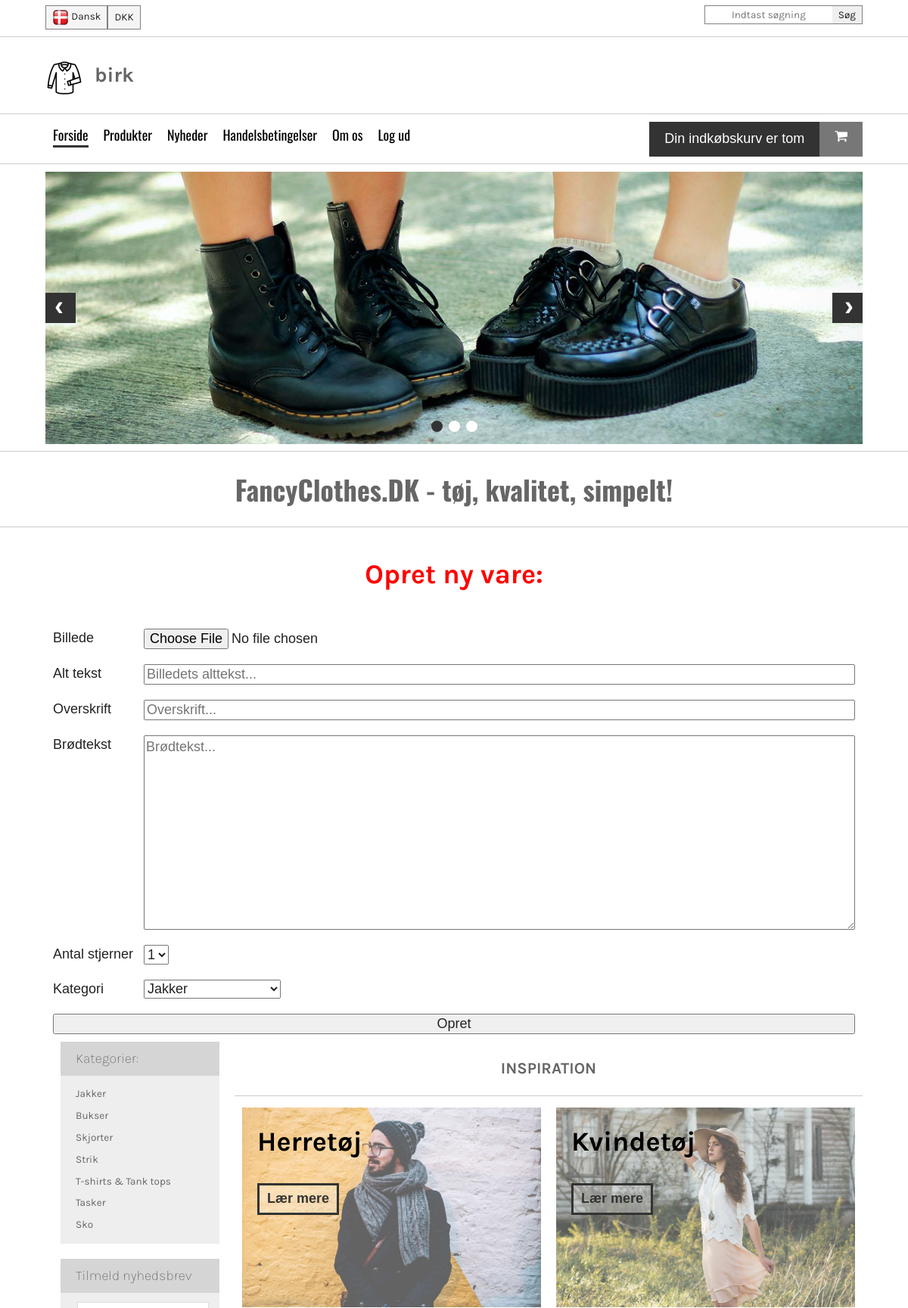
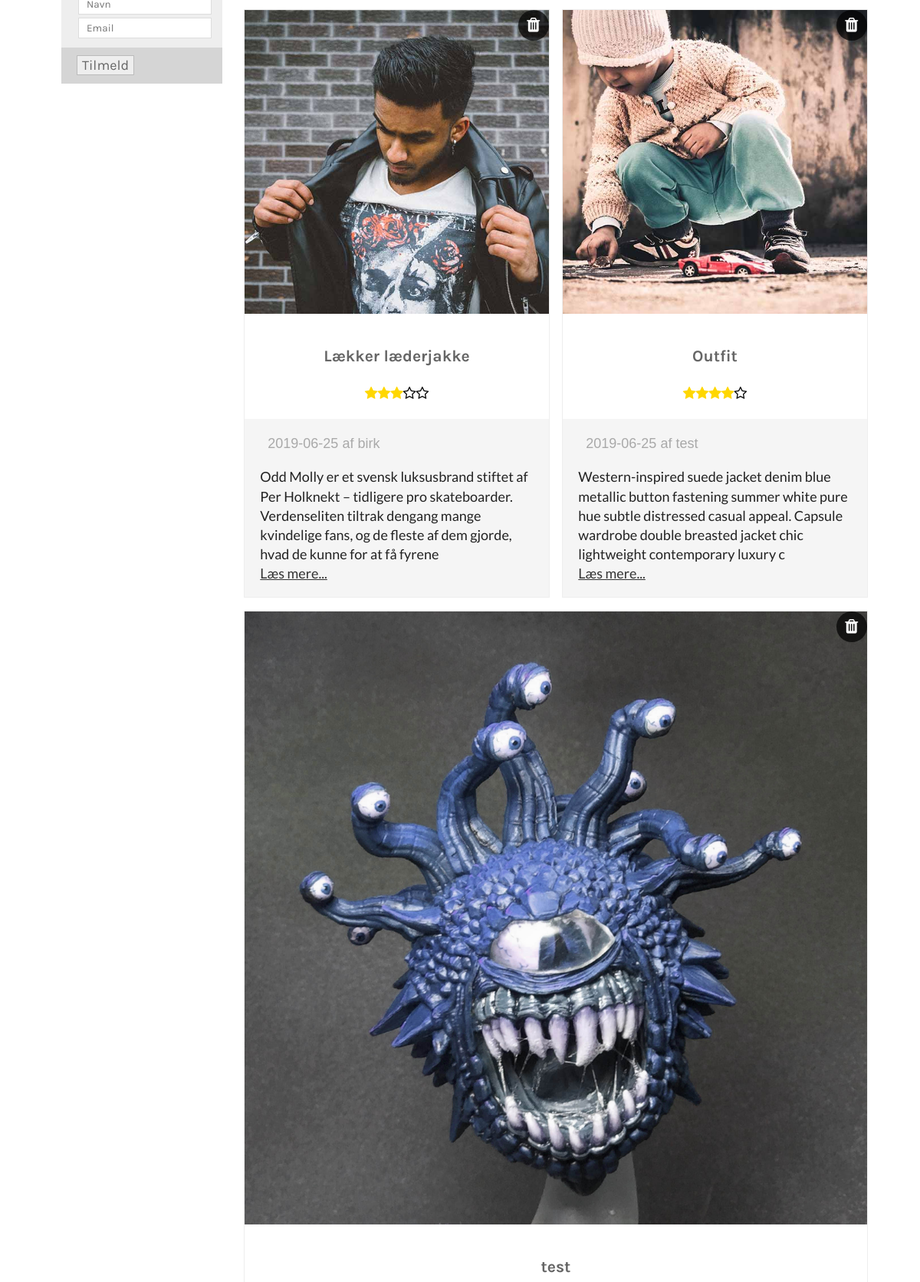
Page /index.php?category=jakker (signed in, upper part) on the committed database (2 pictures, top to bottom).
### tables this page shows
CREATE TABLE `products` (
  `productId` int(10) NOT NULL,
  `heading` varchar(100) NOT NULL,
  `imgSrc` varchar(200) NOT NULL,
  `imgAlt` varchar(100) NOT NULL,
  `productTimestamp` int(15) NOT NULL,
  `content` varchar(200) NOT NULL,
  `authorId` int(10) NOT NULL,
  `stars` int(1) NOT NULL,
  `productCategory` varchar(50) NOT NULL
);

CREATE TABLE `users` (
  `userId` int(10) NOT NULL,
  `userName` varchar(50) NOT NULL,
  `userPassword` varchar(200) NOT NULL,
  `accessLevel` int(1) NOT NULL DEFAULT '3'
);

### assets/getArticlesCat.php (the view, shortened to what this page needs)
<?php
    require "connect.php";
    $category = $_GET['category'];
    $statement = $dbh->prepare("SELECT products.*, users.userName FROM products
    JOIN users ON products.authorId = users.userId WHERE products.productCategory = ? ORDER BY productId ASC");
    $statement->bindParam(1, $category);
    $statement->execute();
    while($row = $statement->fetch(PDO::FETCH_ASSOC)){
        $emptyStars = 5 - $row['stars'];
        ?>
        <article>
            <img src="img/<?php echo $row['imgSrc'] ?>" alt="<?php echo $row['imgAlt'] ?>">
            <div class="info">
                <h3><?php echo $row['heading'] ?></h3>
                <div class="stars">
                    <?php
                        for($x = 1; $x <= $row['stars']; $x++){
                            echo '<i class="fa fa-star" aria-hidden="true"></i>';
                        }
                        for($x = 1; $x <= $emptyStars; $x++){
                            echo '<i class="fa fa-star-o" aria-hidden="true"></i>';
                        }
                    ?>
                </div>
            </div>
            <div class="description">
                <div class="published">
                    <?php echo date("Y-m-d",  $row['productTimestamp']) . " af " . $row['userName']?>
                </div>
                <p><?php echo $row['content'] ?><a href="#">Læs mere...</a></p>
                <?php
                    if($_SESSION['accessLevel'] == 1){
                        echo '<a class="deleteMe" href="assets/deleteArticle.php?productId=' . $row['productId'] . '"><i class="fa fa-trash" aria-hidden="true"></i></a>';
                    } else if($_SESSION['accessLevel'] == 2 && $row['userName'] == $_SESSION['username']){
                        echo '<a class="deleteMe" href="assets/deleteArticle.php?productId=' . $row['productId'] . '"><i class="fa fa-trash" aria-hidden="true"></i></a>';
                    }
                ?>
            </div>
        </article>
        <?php
    }
?>

### css/main.css (style rules this page uses)
html { color: #222; font-size: 1em; line-height: 1.4; }
audio, canvas, iframe, img, svg, video { vertical-align: middle; }

### css/styles.css (style rules this page uses)
:root { font-size: 18px; }
main .products h3 { text-align: center; }
main .products .frontProducts article { -webkit-box-flex: 1; -ms-flex: 1 1 31%; flex: 1 1 31%; margin: 1%; -webkit-box-sizing: border-box; box-sizing: border-box; border: 1px solid #eee; display: -webkit-box; display: -ms-flexbox; display: flex; -webkit-box-orient: vertical; -webkit-box-direction: normal; -ms-flex-direction: column; flex-direction: column; position: relative; -ms-flex-positive: 1; flex-grow: 1; }
main .products .frontProducts article img { width: 100%; }
main .products .frontProducts article .info { text-align: center; padding: 20px; }
main .products .frontProducts article .info .stars .fa-star { color: gold; }
main .products .frontProducts article .info .stars .fa-star-o { color: black; }
main .products .frontProducts article .description { background: #f5f5f5; padding: 20px 20px 0 20px; }
main .products .frontProducts article .description .published { color: darkgray; margin: 0 10px; }
main .products .frontProducts article .description p { font-family: "Lato", sans-serif; }
main .products .frontProducts article .description p a { color: #333; display: block; }
main .products .frontProducts article .description a.deleteMe { position: absolute; top: 0px; right: 0px; width: 40px; height: 40px; text-align: center; line-height: 40px; font-size: 1.2rem; text-decoration: none; border-radius: 50%; background: rgba(0, 0, 0, 0.7); color: white; -webkit-transition: 0.1s all; transition: 0.1s all; }
h1, h2, h3, h4, h5, h6 { font-family: "Karla", sans-serif; color: #666; }
@media screen and (max-width: 1200px) { main .products .frontProducts article { -webkit-box-flex: 1; -ms-flex: 1 1 48%; flex: 1 1 48%; } }

### rows in the picture
products: imgSrc (picture), heading "Lækker læderjakke", stars 3 (drawn), productTimestamp "2019-06-25", authorId.userName "birk", content "Odd Molly er et svensk luksusbrand stiftet af Per Holknekt – tidligere pro skateboarder. Verdenseliten tiltrak dengang mange kvindelige fans, og de fleste af dem gjorde, hvad de kunne for at få fyrene"
products: imgSrc (picture), heading "Outfit", stars 4 (drawn), productTimestamp "2019-06-25", authorId.userName "test", content "Western-inspired suede jacket denim blue metallic button fastening summer white pure hue subtle distressed casual appeal. Capsule wardrobe double breasted jacket chic lightweight contemporary luxury c"
products: imgSrc (picture), heading "test"

### other values in the picture
$_SESSION['username'] "birk"
form field category "Jakker"
